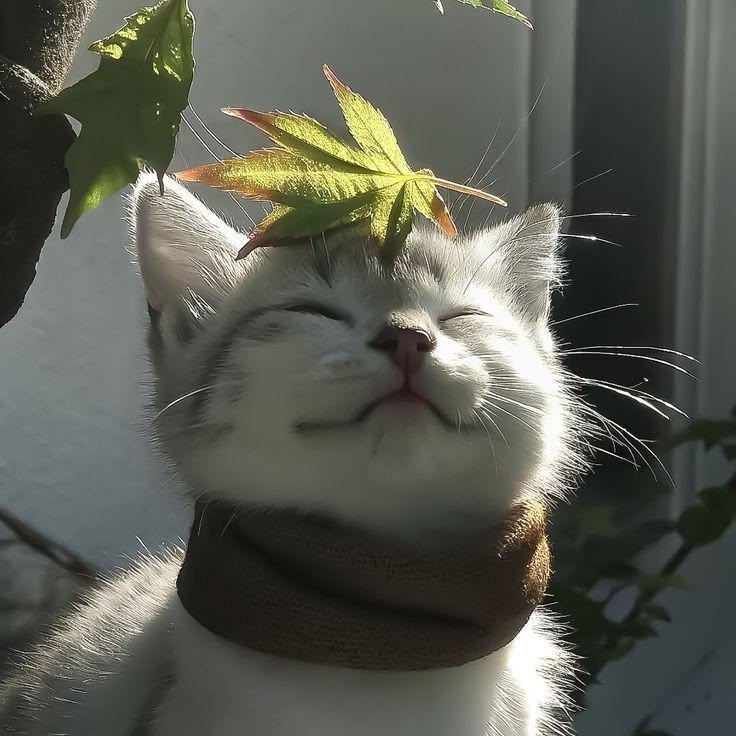
#> input picture Test_ims/896f98f3abf5b0a9bbfcb500700a0c84.jpg, 736 x 736 px
$ python -i visible_markers.py   (imports and definitions only)
#> lines starting #> are read from the running program, lines starting #| are printed output that depends on the picture
#> further down, picture is the input picture: PIL image 736x736 RGB; mean R, G, B 89.8, 91.8, 82.1
from __future__ import annotations

import csv
import hashlib
import io
import json
import re
import shutil
import subprocess
import tempfile
import time
from dataclasses import dataclass
from pathlib import Path

from PIL import Image, ImageEnhance, ImageOps

from app.providers.contracts import VisibleMarkerEvidence

_EXPLICIT_AI_PATTERNS = (
    # OCR commonly reads the capital I in "AI" as l, 1, or a separate glyph.
    re.compile(r"\ba\s*[il1|][\s-]*generated\b", re.IGNORECASE),
    re.compile(r"\bgenerated\s+(?:by|with|using)\s+ai\b", re.IGNORECASE),
    re.compile(r"\b(?:made|created)\s+(?:by|with|using)\s+ai\b", re.IGNORECASE),
    re.compile(r"\bsynthetic[\s-]*image\b", re.IGNORECASE),
)


@dataclass(frozen=True, slots=True)
class _OCRView:
    name: str
    image: Image.Image
    source_box: tuple[int, int, int, int]


def _normalize_text(value: str) -> str:
    lowered = value.casefold().replace("_", " ")
    return " ".join(re.sub(r"[^a-z0-9+.-]+", " ", lowered).split())


# [27 lines left out: functions _configured_terms, _views, not called in this run]


def _prepare_for_ocr(image: Image.Image) -> Image.Image:
    gray = ImageOps.autocontrast(ImageOps.grayscale(image))
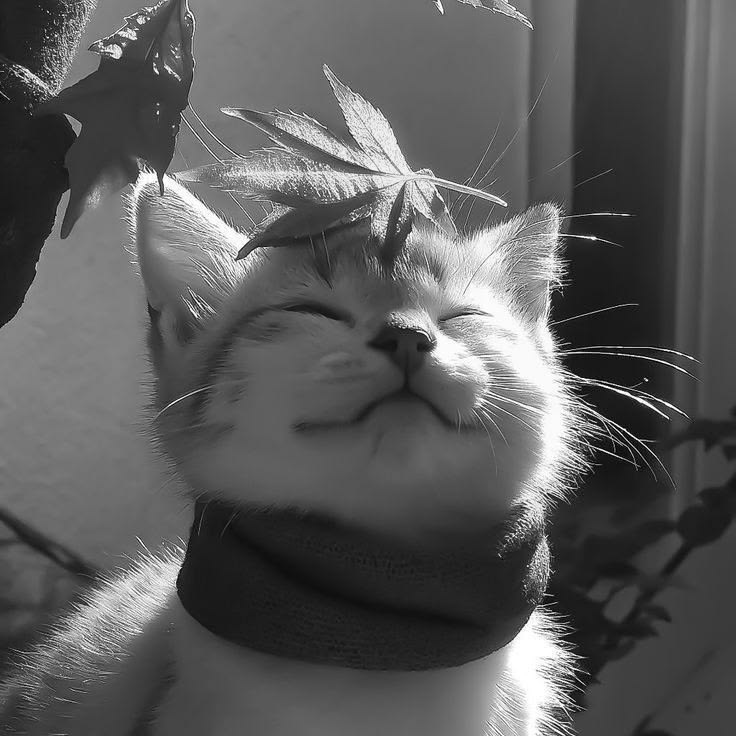
#> gray: PIL image 736x736 L; min 0, max 255, mean 90.1
    gray = ImageEnhance.Contrast(gray).enhance(1.45)
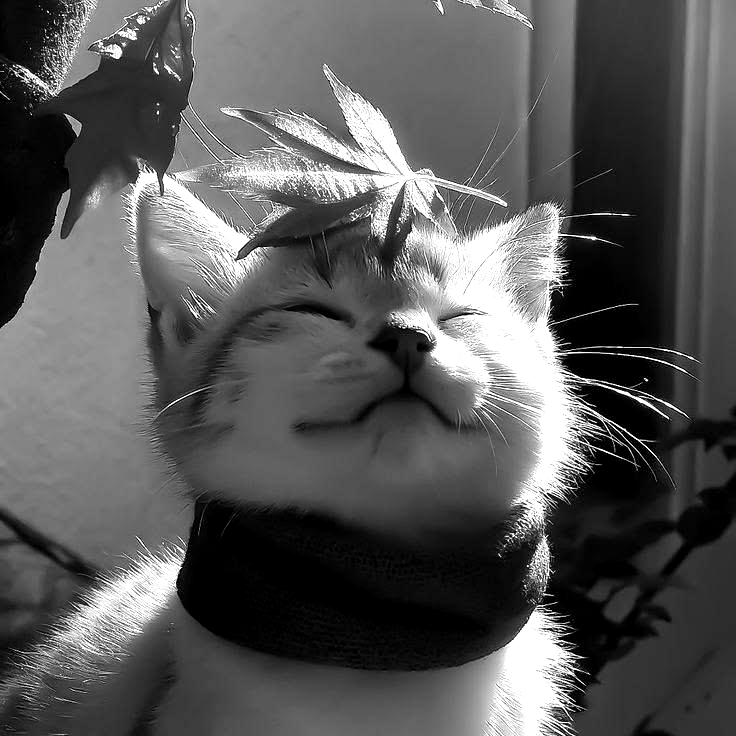
#> gray: PIL image 736x736 L; min 0, max 255, mean 87.5
    shortest = max(1, min(gray.size))
#> shortest = 736
    longest = max(gray.size)
#> longest = 736
    scale = max(1.0, min(4.0, 760.0 / shortest, 1800.0 / longest))
#> scale = 1.03
    if scale > 1.01:
        gray = gray.resize(
            (round(gray.width * scale), round(gray.height * scale)),
            Image.Resampling.LANCZOS,
        )
#> gray: PIL image 760x760 L
    return gray


# [48 lines left out: function _line_rows, not called in this run]


class VisibleAIMarkerProvider:
    """Find explicit visible AI labels without treating their absence as evidence.

    Visible labels are useful review signals but are forgeable and can also be added to
    human-made media. They therefore never become trusted provenance on their own.
    """

    name = "tesseract-visible-ai-marker-v1"

    # [214 lines left out: functions __init__, status, _run_tesseract, _match, inspect, not called in this run]

>>> from PIL import Image
>>> picture = Image.open('../../../../Test_ims/896f98f3abf5b0a9bbfcb500700a0c84.jpg')
>>> result = _prepare_for_ocr(picture)
